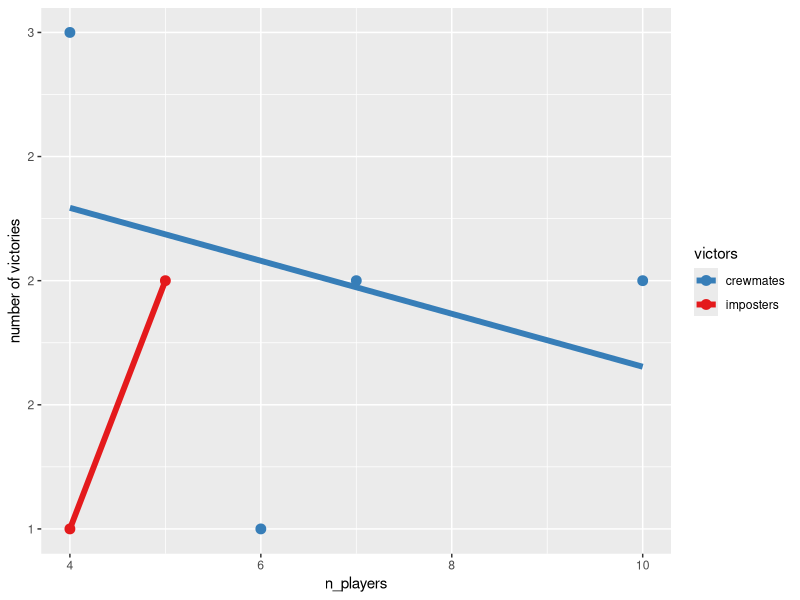

This chart was generated by the following R code:
## ---- chunk 1
knitr::opts_chunk$set(echo = TRUE, warning = FALSE, message = FALSE)
## ---- chunk 2
#libraries
library(tidyverse)

#functions
se <- function(x){
  sd(x)/sqrt(length(x))
}

#data
#game experiment dataframe 1: 1 imposter, changed number of players
df <- read_csv("data/data.csv")

#tally up
data <- df %>% 
  group_by(n_players, victors) %>% 
  summarise(n = n())

data

## ---- chunk 3
ggplot(data, aes(n_players, n, color = victors)) +
  geom_point(size = 3) +
  geom_smooth(method = lm, se = FALSE, size = 2) +
  scale_x_continuous(breaks = c(4,6,8,10)) + 
  scale_y_continuous(labels = scales::number_format(accuracy = 1)) +
  scale_color_brewer(palette = "Set1", direction = -1) +
  labs(y = "number of victories")
